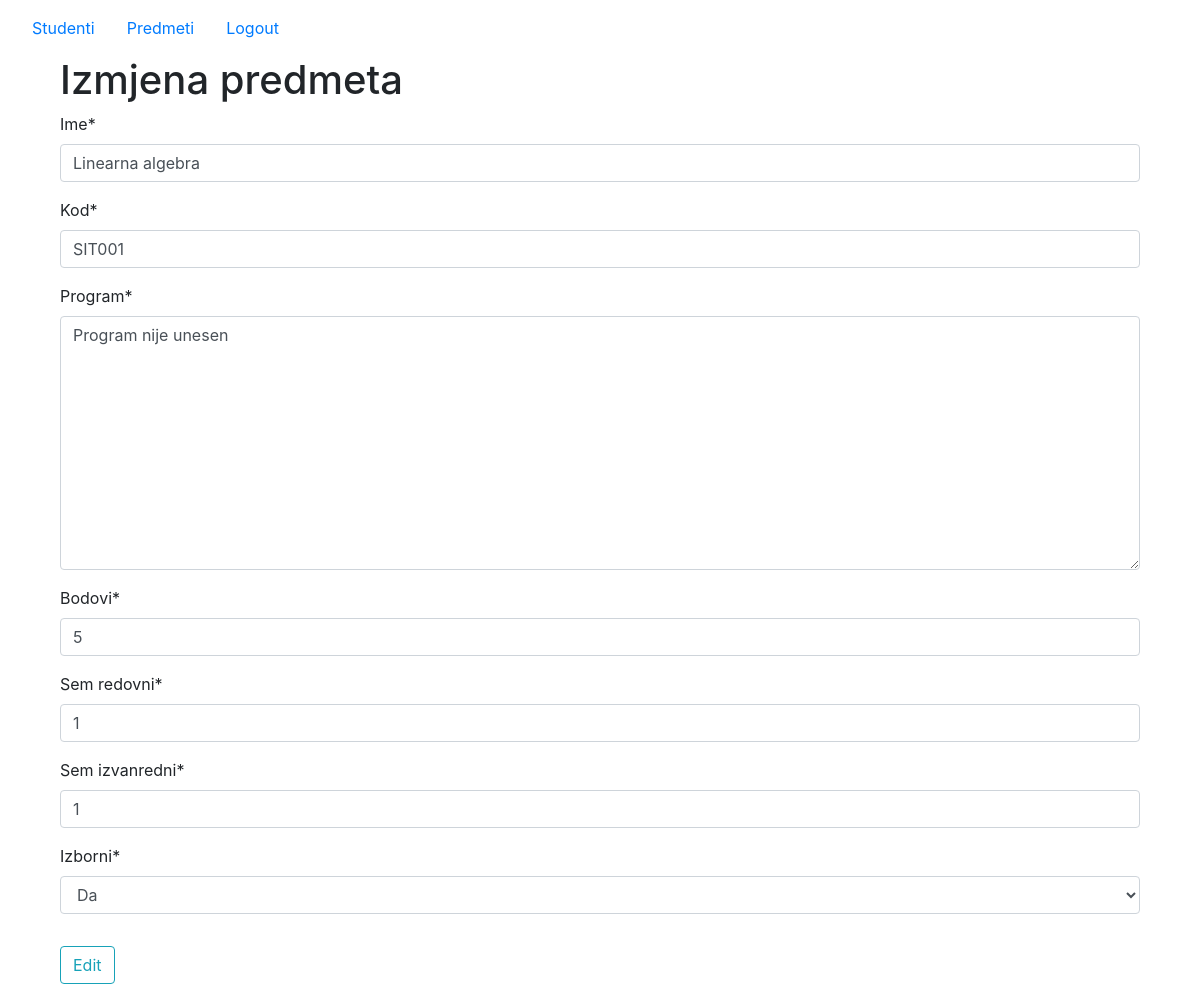
The page /edit_subj/1 (signed in) on the database its author committed.
### project/App/models.py (models this page shows, shortened)
class Subject(models.Model):
    ime = models.CharField(max_length=255)
    kod = models.CharField(max_length=16, unique=True)
    program = models.TextField()
    bodovi = models.IntegerField()
    sem_redovni = models.IntegerField()
    sem_izvanredni = models.IntegerField()
    class Izborni(models.TextChoices):
        DA = "DA", _('Da')
        NE = "NE", _('Ne')
    izborni = models.CharField(choices=Izborni.choices, default=Izborni.NE, max_length=2)

### project/App/decorations.py (the view)
    def wrap (request, *args, **kwargs):
        if request.user.role == "MENTOR":
            return function(request, *args, **kwargs)
        else:
            return redirect('login')

### project/App/forms.py
class AddSubjectForm(ModelForm):
    class Meta:
        model = Subject
        fields = ['ime', 'kod', 'program', 'bodovi', 'sem_redovni', 'sem_izvanredni', 'izborni']

### project/App/decorations.py (called while the page is built)
def mentor_required(function):
    def wrap (request, *args, **kwargs):
        if request.user.role == "MENTOR":
            return function(request, *args, **kwargs)
        else:
            return redirect('login')
    return wrap

### project/App/views.py (called while the page is built, shortened)
@mentor_required
def edit_subject_view(request, subject_id):
    subject = Subject.objects.get(id=subject_id)
    if request.method == 'GET':
        subjectForm = AddSubjectForm()
        subjectForm.fields['ime'].initial = subject.ime
        subjectForm.fields['kod'].initial = subject.kod
        subjectForm.fields['program'].initial = subject.program
        subjectForm.fields['bodovi'].initial = subject.bodovi
        subjectForm.fields['sem_redovni'].initial = subject.sem_redovni
        subjectForm.fields['sem_izvanredni'].initial = subject.sem_izvanredni
        subjectForm.fields['izborni'].initial = subject.izborni
        return render(request, 'edit_subj.html', {'subform':subjectForm})

### project/templates/edit_subj.html
{% extends 'base.html' %}
{% load crispy_forms_tags %}
{% block content %}
<h1>Izmjena predmeta</h1>
<div class="content-sction">
    <form method = 'POST'>{% csrf_token %}
        <fieldset class="form-group">
            {{subform|crispy}}
        </fieldset>
        <div class="form-group">
            <button class="btn btn-outline-info" type="submit">Edit</button>
        </div>
    </form>
</div>
{% endblock %}

### rows shown on the page
Subject: ime "Linearna algebra", kod "SIT001", program "Program nije unesen", bodovi "5", sem_redovni "1", sem_izvanredni "1", izborni "Da"
